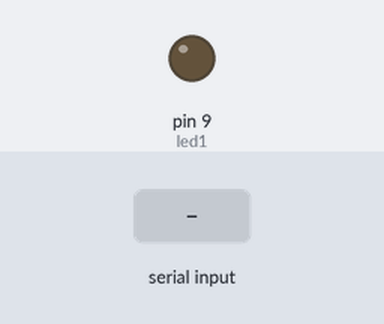
Recording of a sketch running on a simulated Arduino Uno, built with avr-gcc and run on an emulated ATmega328P. Shown: output pins drawn as LEDs (lit = HIGH). The test bench sets the inputs (shaded band). What the sketch prints to the serial monitor is not drawn.

Above: at 1.2 s.
1.3 s: "90,45\n" received over Serial
At 2.1 s:
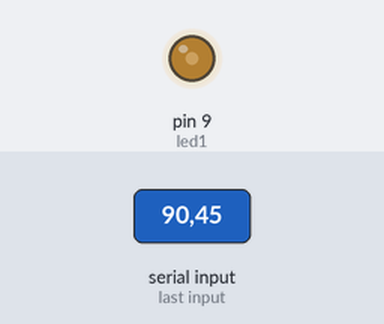
3.8 s: "30,150\n" received over Serial
5.3 s: "200\n" received over Serial
At 6.5 s:
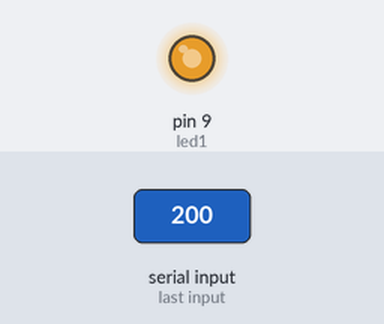
6.8 s: "90\n" received over Serial
At 7.8 s:
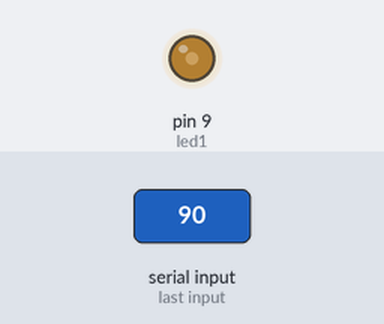
Timing chart, 0 to 9.3 s (numbered marks = the images above; inputs shaded):
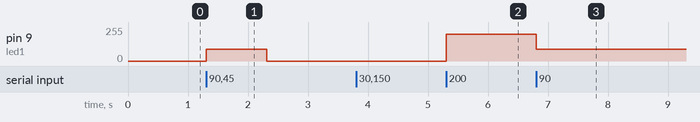

Measured:
- after the input at 1.3 s, pin 9 (led1): 0/255 → 90/255 at once, → 0/255 1.0 s later
- after the input at 5.3 s, pin 9 (led1): 0/255 → 200/255 at once
- after the input at 6.8 s, pin 9 (led1): 200/255 → 90/255 at once

The sketch:

led_consola.ino
```cpp
/*
--Codigo realizado por Fran
*/
const int led1 = 9;

void setup()
{
	pinMode(led1, OUTPUT);
	Serial.begin(9600);
	Serial.println("Introduzca un numero de 0 a 255:\n");
}

void loop()
{
	if( Serial.available() > 0 )
	{
		delay(5);
		analogWrite(led1, Serial.parseInt());
        while(Serial.read() > -1 );
	}
}
```
